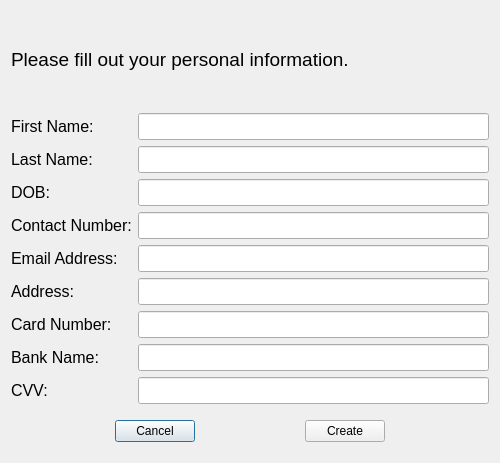
<?xml version="1.0" encoding="UTF-8"?>
<ui version="4.0">
 <class>Dialog</class>
 <widget class="QDialog" name="Dialog">
  <property name="geometry">
   <rect>
    <x>0</x>
    <y>0</y>
    <width>500</width>
    <height>463</height>
   </rect>
  </property>
  <property name="sizePolicy">
   <sizepolicy hsizetype="Fixed" vsizetype="Fixed">
    <horstretch>0</horstretch>
    <verstretch>0</verstretch>
   </sizepolicy>
  </property>
  <property name="minimumSize">
   <size>
    <width>500</width>
    <height>300</height>
   </size>
  </property>
  <property name="maximumSize">
   <size>
    <width>1000000</width>
    <height>1000000</height>
   </size>
  </property>
  <property name="windowTitle">
   <string>Dialog</string>
  </property>
  <property name="toolTipDuration">
   <number>0</number>
  </property>
  <property name="layoutDirection">
   <enum>Qt::LeftToRight</enum>
  </property>
  <layout class="QVBoxLayout" name="verticalLayout">
   <item>
    <widget class="QLabel" name="label_7">
     <property name="font">
      <font>
       <pointsize>14</pointsize>
      </font>
     </property>
     <property name="text">
      <string>Please fill out your personal information.</string>
     </property>
    </widget>
   </item>
   <item>
    <layout class="QFormLayout" name="formLayout">
     <item row="0" column="0">
      <widget class="QLabel" name="label">
       <property name="font">
        <font>
         <pointsize>12</pointsize>
        </font>
       </property>
       <property name="text">
        <string>First Name:</string>
       </property>
      </widget>
     </item>
     <item row="0" column="1">
      <widget class="QLineEdit" name="lineEdit_firstName">
       <property name="font">
        <font>
         <pointsize>12</pointsize>
        </font>
       </property>
      </widget>
     </item>
     <item row="1" column="0">
      <widget class="QLabel" name="label_2">
       <property name="font">
        <font>
         <pointsize>12</pointsize>
        </font>
       </property>
       <property name="text">
        <string>Last Name:</string>
       </property>
      </widget>
     </item>
     <item row="1" column="1">
      <widget class="QLineEdit" name="lineEdit_lastName">
       <property name="font">
        <font>
         <pointsize>12</pointsize>
        </font>
       </property>
      </widget>
     </item>
     <item row="2" column="0">
      <widget class="QLabel" name="label_3">
       <property name="font">
        <font>
         <pointsize>12</pointsize>
        </font>
       </property>
       <property name="text">
        <string>DOB: </string>
       </property>
      </widget>
     </item>
     <item row="2" column="1">
      <widget class="QLineEdit" name="lineEdit_DOB">
       <property name="font">
        <font>
         <pointsize>12</pointsize>
        </font>
       </property>
      </widget>
     </item>
     <item row="3" column="0">
      <widget class="QLabel" name="label_4">
       <property name="font">
        <font>
         <pointsize>12</pointsize>
        </font>
       </property>
       <property name="text">
        <string>Contact Number:</string>
       </property>
      </widget>
     </item>
     <item row="3" column="1">
      <widget class="QLineEdit" name="lineEdit_contactNumber">
       <property name="font">
        <font>
         <pointsize>12</pointsize>
        </font>
       </property>
      </widget>
     </item>
     <item row="4" column="0">
      <widget class="QLabel" name="label_5">
       <property name="font">
        <font>
         <pointsize>12</pointsize>
        </font>
       </property>
       <property name="text">
        <string>Email Address:</string>
       </property>
      </widget>
     </item>
     <item row="4" column="1">
      <widget class="QLineEdit" name="lineEdit_emailAddress">
       <property name="font">
        <font>
         <pointsize>12</pointsize>
        </font>
       </property>
      </widget>
     </item>
     <item row="5" column="0">
      <widget class="QLabel" name="label_6">
       <property name="font">
        <font>
         <pointsize>12</pointsize>
        </font>
       </property>
       <property name="text">
        <string>Address:</string>
       </property>
      </widget>
     </item>
     <item row="5" column="1">
      <widget class="QLineEdit" name="lineEdit_address">
       <property name="font">
        <font>
         <pointsize>12</pointsize>
        </font>
       </property>
      </widget>
     </item>
     <item row="6" column="0">
      <widget class="QLabel" name="label_9">
       <property name="font">
        <font>
         <pointsize>12</pointsize>
        </font>
       </property>
       <property name="text">
        <string>Card Number:</string>
       </property>
      </widget>
     </item>
     <item row="7" column="0">
      <widget class="QLabel" name="label_10">
       <property name="font">
        <font>
         <pointsize>12</pointsize>
        </font>
       </property>
       <property name="text">
        <string>Bank Name:</string>
       </property>
      </widget>
     </item>
     <item row="8" column="0">
      <widget class="QLabel" name="label_11">
       <property name="font">
        <font>
         <pointsize>12</pointsize>
        </font>
       </property>
       <property name="text">
        <string>CVV:</string>
       </property>
      </widget>
     </item>
     <item row="6" column="1">
      <widget class="QLineEdit" name="lineEdit_cardNumber">
       <property name="font">
        <font>
         <pointsize>12</pointsize>
        </font>
       </property>
      </widget>
     </item>
     <item row="7" column="1">
      <widget class="QLineEdit" name="lineEdit_bankName">
       <property name="font">
        <font>
         <pointsize>12</pointsize>
        </font>
       </property>
      </widget>
     </item>
     <item row="8" column="1">
      <widget class="QLineEdit" name="lineEdit_cvv">
       <property name="font">
        <font>
         <pointsize>12</pointsize>
        </font>
       </property>
      </widget>
     </item>
    </layout>
   </item>
   <item>
    <layout class="QHBoxLayout" name="horizontalLayout">
     <property name="topMargin">
      <number>10</number>
     </property>
     <property name="bottomMargin">
      <number>10</number>
     </property>
     <item>
      <widget class="QPushButton" name="pButton_cancel">
       <property name="sizePolicy">
        <sizepolicy hsizetype="Maximum" vsizetype="Fixed">
         <horstretch>0</horstretch>
         <verstretch>0</verstretch>
        </sizepolicy>
       </property>
       <property name="text">
        <string>Cancel</string>
       </property>
      </widget>
     </item>
     <item>
      <widget class="QPushButton" name="pButton_create">
       <property name="sizePolicy">
        <sizepolicy hsizetype="Maximum" vsizetype="Fixed">
         <horstretch>0</horstretch>
         <verstretch>0</verstretch>
        </sizepolicy>
       </property>
       <property name="layoutDirection">
        <enum>Qt::RightToLeft</enum>
       </property>
       <property name="text">
        <string>Create</string>
       </property>
       <property name="autoDefault">
        <bool>true</bool>
       </property>
       <property name="default">
        <bool>false</bool>
       </property>
       <property name="flat">
        <bool>false</bool>
       </property>
      </widget>
     </item>
    </layout>
   </item>
  </layout>
 </widget>
 <resources/>
 <connections/>
</ui>
